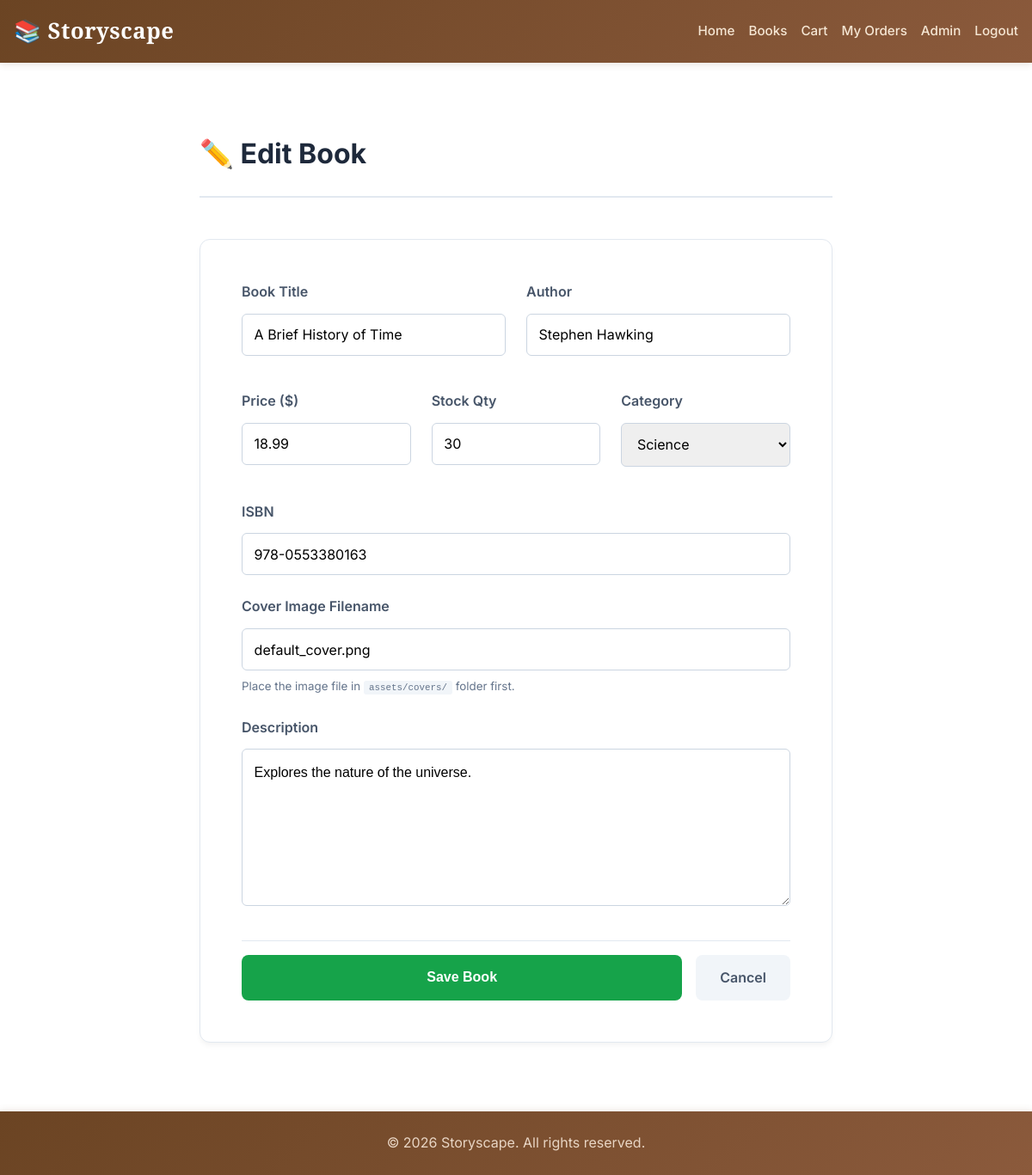
Before: /admin/book_form.php?id=3 (signed in) with the older database file.
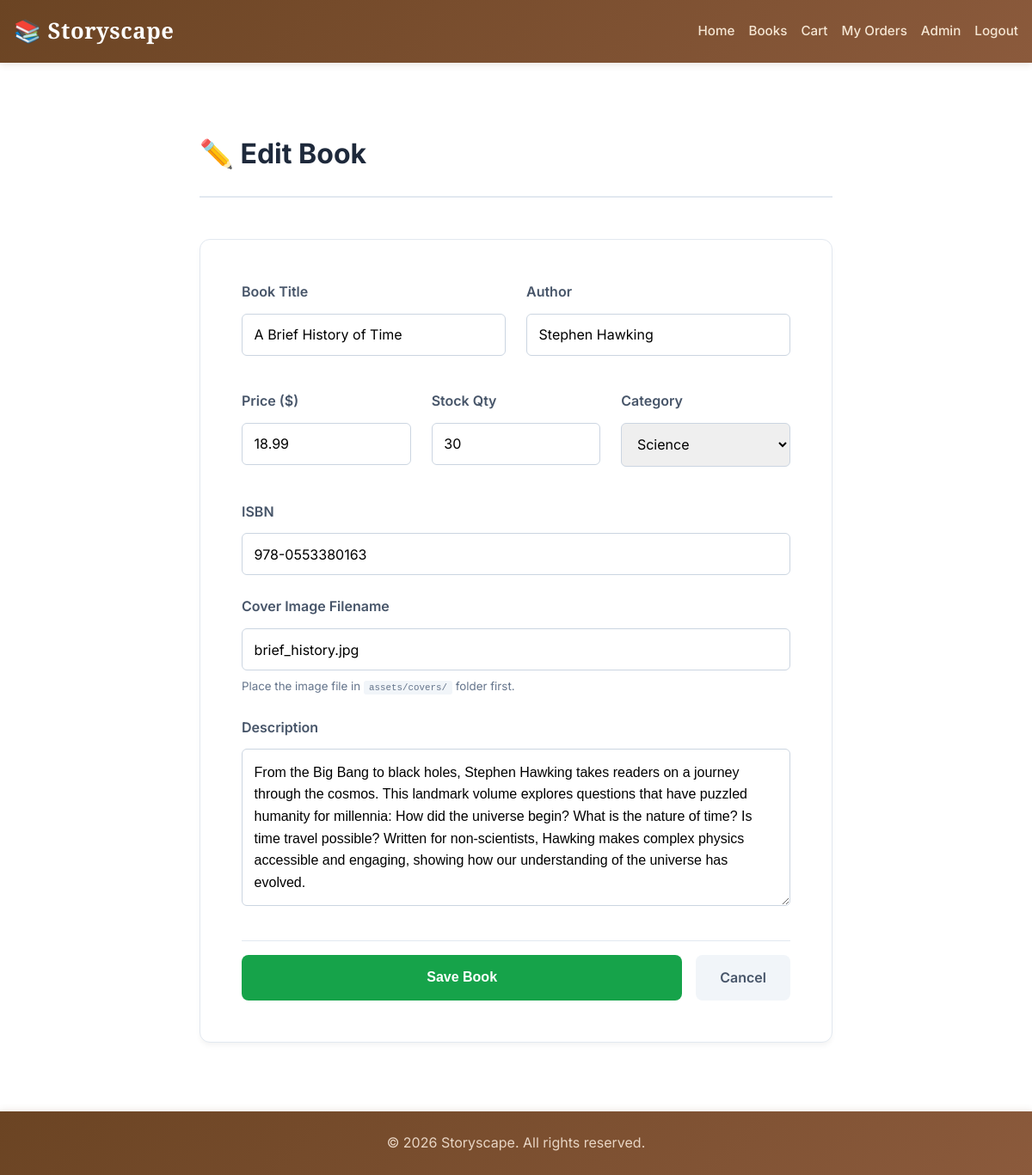
After: the same page with the newer database file.
### tables this page shows
CREATE TABLE IF NOT EXISTS books (
    id INT AUTO_INCREMENT PRIMARY KEY,
    title VARCHAR(255) NOT NULL,
    author VARCHAR(255) NOT NULL,
    isbn VARCHAR(20) NOT NULL UNIQUE,
    price DECIMAL(10,2) NOT NULL,
    description TEXT,
    cover_image VARCHAR(255) DEFAULT 'default_cover.png',
    category_id INT NOT NULL,
    stock INT DEFAULT 0,
    created_at TIMESTAMP DEFAULT CURRENT_TIMESTAMP,
    updated_at TIMESTAMP DEFAULT CURRENT_TIMESTAMP ON UPDATE CURRENT_TIMESTAMP,
    FOREIGN KEY (category_id) REFERENCES categories(id) ON DELETE CASCADE
);

CREATE TABLE IF NOT EXISTS categories (
    id INT AUTO_INCREMENT PRIMARY KEY,
    name VARCHAR(100) NOT NULL UNIQUE,
    created_at TIMESTAMP DEFAULT CURRENT_TIMESTAMP
);

### admin/book_form.php (the view, shortened to what the changed rows need)
<?php
$pdo = getDBConnection();
$bookId = isset($_GET['id']) ? (int) $_GET['id'] : 0;
$book   = null;
if ($bookId > 0) {
    $stmt = $pdo->prepare('SELECT * FROM books WHERE id = ?');
    $stmt->execute([$bookId]);
    $book = $stmt->fetch();
}
$categories = $pdo->query('SELECT * FROM categories ORDER BY name')->fetchAll();
require_once __DIR__ . '/../includes/header.php';
?>
<div style="max-width: 800px; margin: 3rem auto; padding: 0 2rem;">
    <div style="margin-bottom: 3rem; padding-bottom: 1.5rem; border-bottom: 2px solid #e2e8f0;">
        <h2 style="margin: 0; color: #1e293b; font-size: 2rem;"><?= $bookId ? '✏️ Edit Book' : '✨ Add New Book' ?></h2>
    </div>
    <div style="background: white; padding: 3rem; border-radius: 12px; border: 1px solid #e2e8f0; box-shadow: 0 4px 6px -1px rgba(0, 0, 0, 0.05);">
        <form method="POST">
            <div style="display: grid; grid-template-columns: 1fr 1fr; gap: 1.5rem; margin-bottom: 1.5rem;">
                <div class="form-group">
                    <label style="display: block; margin-bottom: 0.75rem; color: #475569; font-weight: 600;">Book Title</label>
                    <input type="text" name="title" class="form-control" value="<?= htmlspecialchars($book['title'] ?? '') ?>" required style="width: 100%; padding: 0.85rem; border: 1px solid #cbd5e1; border-radius: 6px; font-size: 1rem;">
                </div>
                <div class="form-group">
                    <label style="display: block; margin-bottom: 0.75rem; color: #475569; font-weight: 600;">Author</label>
                    <input type="text" name="author" class="form-control" value="<?= htmlspecialchars($book['author'] ?? '') ?>" required style="width: 100%; padding: 0.85rem; border: 1px solid #cbd5e1; border-radius: 6px; font-size: 1rem;">
                </div>
            </div>
            <div style="display: grid; grid-template-columns: 1fr 1fr 1fr; gap: 1.5rem; margin-bottom: 1.5rem;">
                <div class="form-group">
                    <label style="display: block; margin-bottom: 0.75rem; color: #475569; font-weight: 600;">Price ($)</label>
                    <input type="number" step="0.01" name="price" class="form-control" value="<?= htmlspecialchars($book['price'] ?? '') ?>" required style="width: 100%; padding: 0.85rem; border: 1px solid #cbd5e1; border-radius: 6px; font-size: 1rem;">
                </div>
                <div class="form-group">
                    <label style="display: block; margin-bottom: 0.75rem; color: #475569; font-weight: 600;">Stock Qty</label>
                    <input type="number" name="stock" class="form-control" value="<?= htmlspecialchars($book['stock'] ?? 0) ?>" required style="width: 100%; padding: 0.85rem; border: 1px solid #cbd5e1; border-radius: 6px; font-size: 1rem;">
                </div>
                <div class="form-group">
                    <label style="display: block; margin-bottom: 0.75rem; color: #475569; font-weight: 600;">Category</label>
                    <select name="category_id" class="form-control" required style="width: 100%; padding: 0.85rem; border: 1px solid #cbd5e1; border-radius: 6px; font-size: 1rem;">
                        <?php foreach ($categories as $cat): ?>
                            <option value="<?= $cat['id'] ?>" <?= ($book['category_id'] ?? 0) == $cat['id'] ? 'selected' : '' ?>>
                                <?= htmlspecialchars($cat['name']) ?>
                            </option>
                        <?php endforeach; ?>
                    </select>
                </div>
            </div>
            <div style="margin-bottom: 1.5rem;">
                <label style="display: block; margin-bottom: 0.75rem; color: #475569; font-weight: 600;">ISBN</label>
                <input type="text" name="isbn" class="form-control" value="<?= htmlspecialchars($book['isbn'] ?? '') ?>" required style="width: 100%; padding: 0.85rem; border: 1px solid #cbd5e1; border-radius: 6px; font-size: 1rem;">
            </div>
            <div style="margin-bottom: 1.5rem;">
                <label style="display: block; margin-bottom: 0.75rem; color: #475569; font-weight: 600;">Cover Image Filename</label>
                <input type="text" name="cover_image" class="form-control" value="<?= htmlspecialchars($book['cover_image'] ?? 'default_cover.png') ?>" placeholder="e.g. gatsby.jpg" style="width: 100%; padding: 0.85rem; border: 1px solid #cbd5e1; border-radius: 6px; font-size: 1rem;">
                <small style="color: #64748b; display: block; margin-top: 0.5rem;">Place the image file in <code style="background: #f1f5f9; padding: 2px 6px; border-radius: 3px;">assets/covers/</code> folder first.</small>
            </div>
            <div style="margin-bottom: 2rem;">
                <label style="display: block; margin-bottom: 0.75rem; color: #475569; font-weight: 600;">Description</label>
                <textarea name="description" rows="6" class="form-control" style="width: 100%; padding: 0.85rem; border: 1px solid #cbd5e1; border-radius: 6px; font-family: sans-serif; font-size: 1rem; line-height: 1.6;"><?= htmlspecialchars($book['description'] ?? '') ?></textarea>
            </div>
        </form>
    </div>
</div>
<?php require_once __DIR__ . '/../includes/footer.php'; ?>

Changed rows visible on the page:
changed books "A Brief History of Time": cover_image "default_cover.png" → "brief_history.jpg"; description "Explores the nature of the universe." → "From the Big Bang to black holes, Stephen Hawking takes readers on a journey through the cosmos. This landmark volume explores questions that have puzzled humanity for millennia: How did the universe begin? What is the nature of time? Is time travel possible? Written for non-scientists, Hawking makes complex physics accessible and engaging, showing how our understanding of the universe has evolved."
